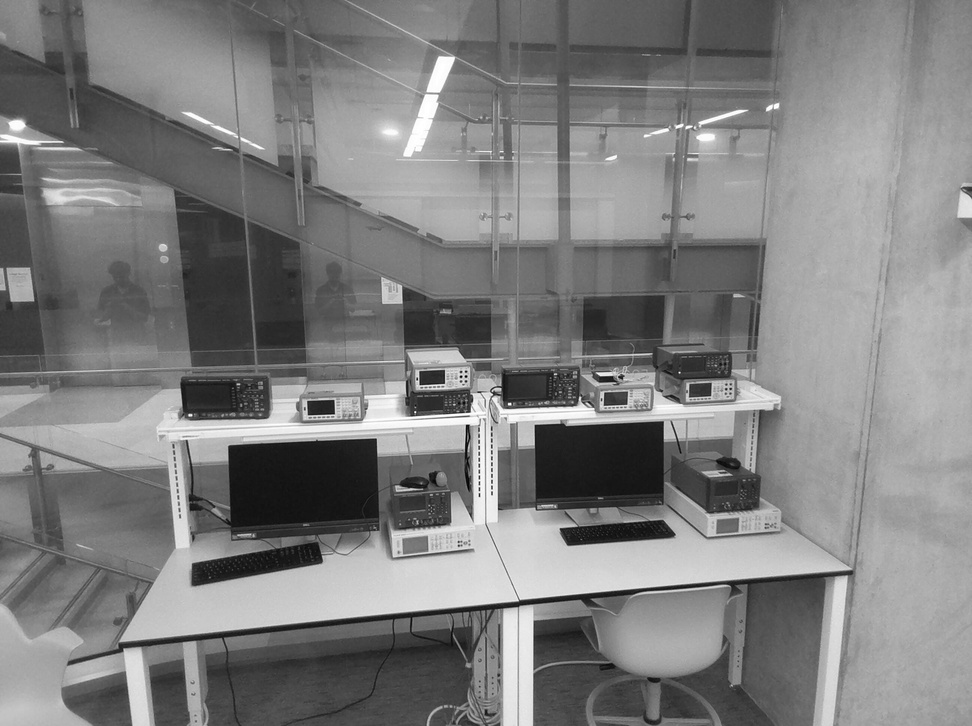
#> input picture eggImagesGS/img.jpg, 972 x 726 px, shrunk from 2592 x 1936 before the run
$ python filtering.py
#> lines starting #> are read from the running program, lines starting #| are printed output that depends on the picture
import numpy as np
from PIL import Image
from scipy import signal

img = Image.open("eggImagesGS/img.jpg")
#> img is the input picture: PIL image 972x726 L; min 0, max 255, mean 126.7
imgarr = np.asarray(img)

img.show()

highpass = np.array([[0, -1, 0],[-1,  4, -1], [0, -1, 0]])
lowpass = np.ones((9,9)) / 81

sobelx = np.array([[-1/8,0,1/8],[-1/4,0,1/4],[-1/8,0,1/8]])
sobely = np.array([[1/8,1/4,1/8], [0,0,0], [-1/8,-1/4,-1/8]])

highpass_imgarr = signal.convolve2d(imgarr,highpass)
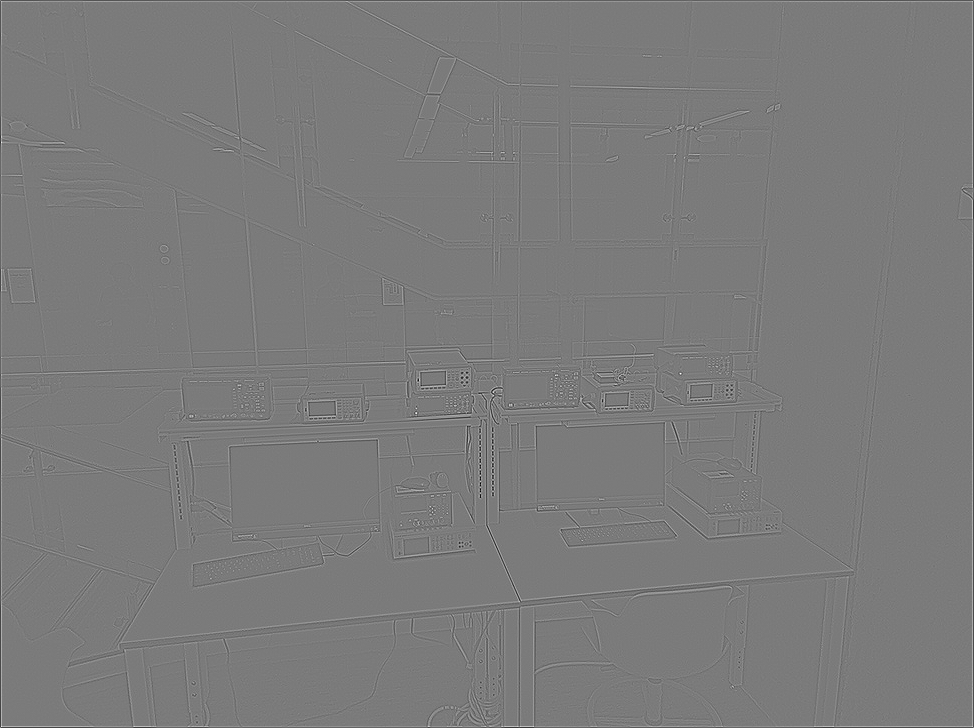
#> highpass_imgarr: shape (728, 974) int64; min -420, max 449, mean 0; drawn with min black and max white
lowpass_imgarr = signal.convolve2d(imgarr,lowpass)
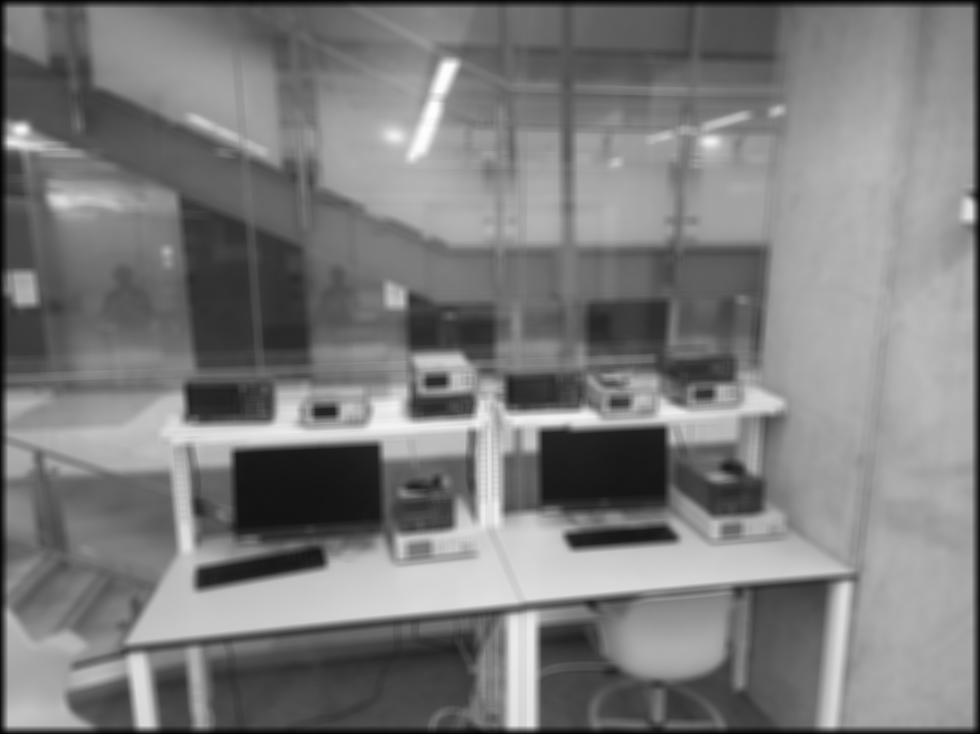
#> lowpass_imgarr: shape (734, 980) float64; min 1.59, max 253.8, mean 124.3
edgex_imgarr =  signal.convolve2d(imgarr,sobelx)
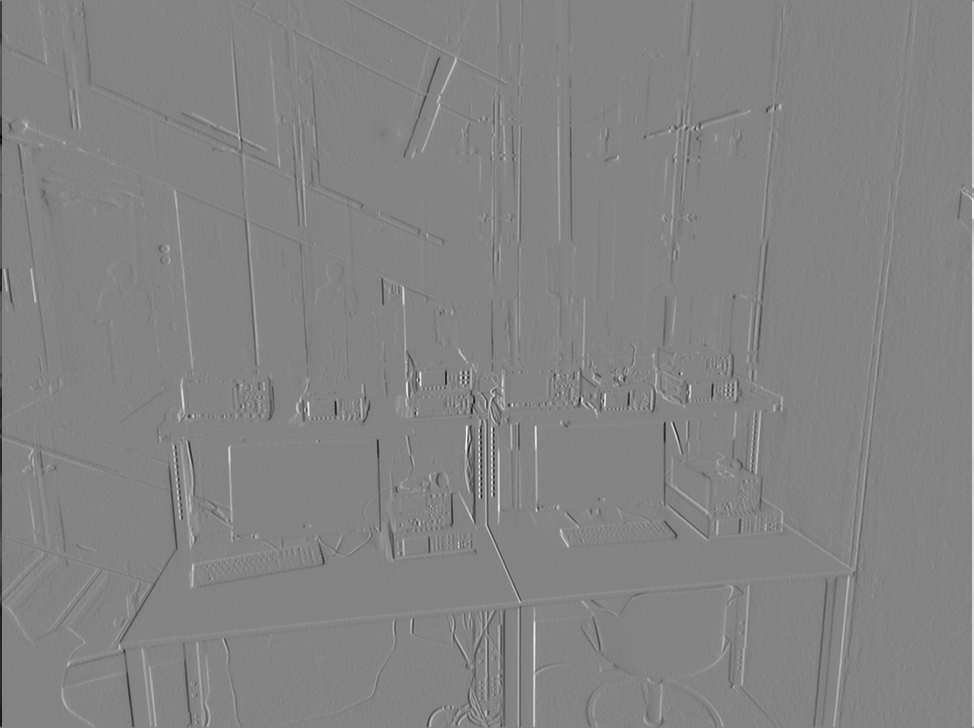
#> edgex_imgarr: shape (728, 974) float64; min -121.9, max 113.8, mean 0; drawn with min black and max white
edgey_imgarr =  signal.convolve2d(imgarr,sobely)
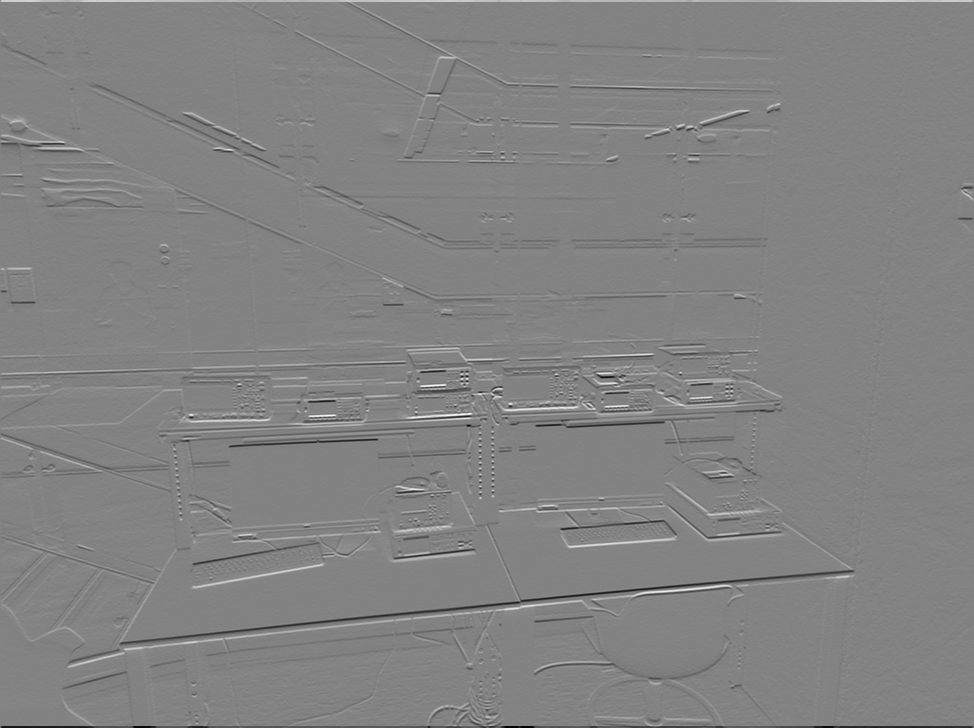
#> edgey_imgarr: shape (728, 974) float64; min -116.5, max 110.8, mean 0; drawn with min black and max white
edge_img = np.sqrt(edgex_imgarr**2 + edgey_imgarr**2)
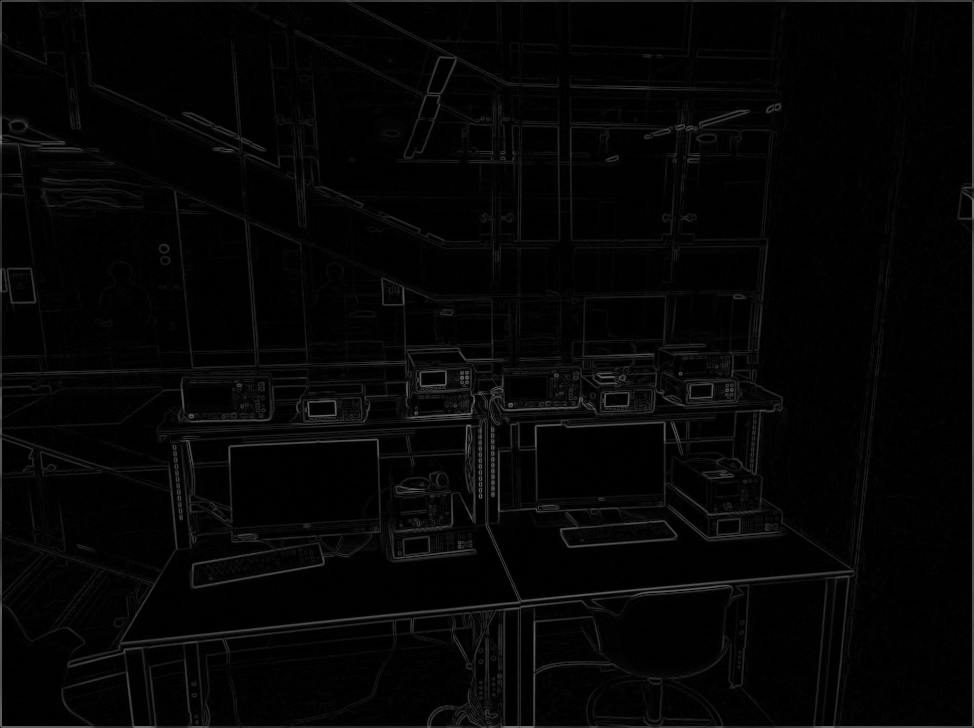
#> edge_img: shape (728, 974) float64; min 0, max 122.7, mean 5.7

highpass_img = Image.fromarray(np.clip(highpass_imgarr, 0, 255).astype(np.uint8))
lowpass_img = Image.fromarray(np.clip(lowpass_imgarr, 0, 255).astype(np.uint8))
edgex_img = Image.fromarray(np.clip(edgex_imgarr, 0, 255).astype(np.uint8))
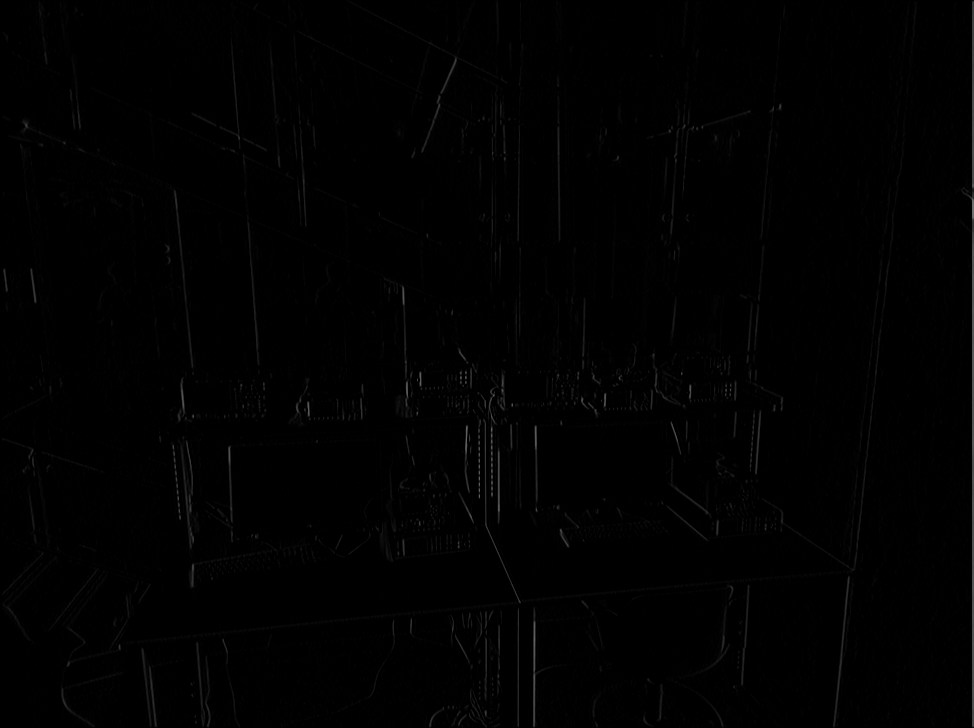
#> edgex_img: PIL image 974x728 L; min 0, max 113, mean 1.3
edgey_img = Image.fromarray(np.clip(edgey_imgarr, 0, 255).astype(np.uint8))
edge_img = Image.fromarray(np.clip(edge_img, 0, 255).astype(np.uint8))
#> edge_img: PIL image 974x728 L

highpass_img.show()
lowpass_img.show()
edgex_img.show()
edgey_img.show()
edge_img.show()
